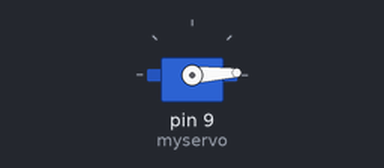
The sketch below on a simulated Arduino Uno, built with avr-gcc and run on an emulated ATmega328P. On the bench: servo.

Above: at 0.05 s.
At 1.7 s:
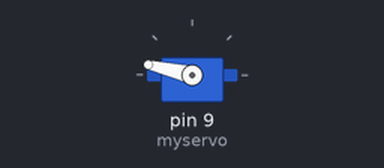
At 3.55 s:
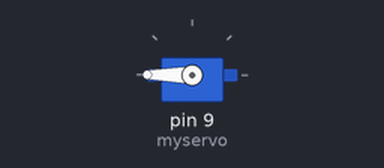
At 7.1 s:
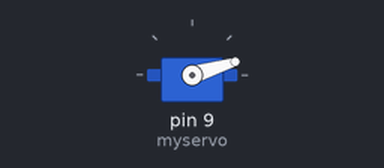
Timing chart, 0 to 9.5 s (numbered marks = the images above):
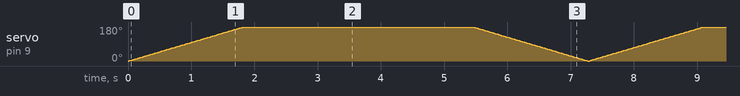

The sketch:

Servo.ino
```cpp
#include <Servo.h>
Servo myservo; //ประกาศตัวแปรแทน Servo

String data;

void setup() {
  Serial.begin(9600);
  myservo.attach(9); // กำหนดขา 9 ควบคุม Servo
}

void loop() {
  for (int degree =  0; degree <= 360; degree++)
  {
    myservo.write(degree);
    delay(10);
  }
  for (int degree =  360; degree >= 0; degree--)
  {
    myservo.write(degree);
    delay(10);
  }
}
```
